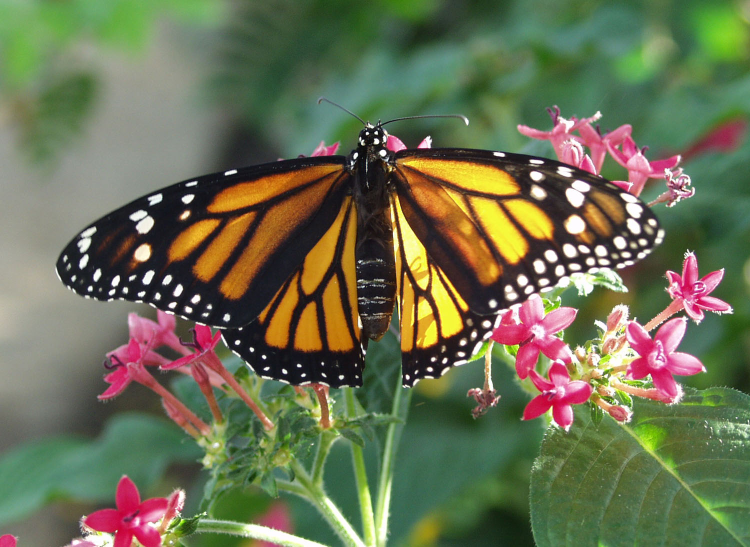
#> input picture data/leedsbutterfly/images/0010033.png, 1500 x 1094 px, found by its file name (shown at 1/2 size); its folder holds 4 pictures in this run
$ python main.py
#> lines starting #> are read from the running program, lines starting #| are printed output that depends on the picture
### src/tablecreation/bovw.py
from os import listdir, getcwd, makedirs
from os.path import isfile, join, exists, dirname

import cv2
import numpy as np
import pandas as pd
from sklearn.cluster import MiniBatchKMeans as KMeans

def createbovwtable(imgdir=None, maskeddir=None, resultdir=None):
	'''
	Creates a .csv file with (1 + the number of features in the bag of visual words) columns.
	The first column contains the filename of the butterfly whence the persistence image derives;
	the second to the last indexth, the bag-of-visual-words features
	'''
#> called with resultdir = 'src/tablecreation/featuretables'

	if imgdir is None or maskeddir is None or resultdir is None:
		cwd = getcwd()
		imgdir = cwd + "/data/leedsbutterfly/images"
		maskeddir = cwd + "/processing/masked"
		resultdir = cwd + "/featuretables"

	if not exists(resultdir):
		makedirs(resultdir)

	resultfile = resultdir + "/bovw.csv"

	# defining feature extractor that we want to use
	extractor = cv2.xfeatures2d.SIFT_create()

	def features(image, extractor):
		keypoints, descriptors = extractor.detectAndCompute(image, None)
		return keypoints, descriptors

	def build_histogram(descriptor_list, cluster_alg):
		histogram = np.zeros(len(cluster_alg.cluster_centers_))
		cluster_result =  cluster_alg.predict(descriptor_list)
		for i in cluster_result:
			histogram[i] += 1.0
		return histogram

	butterflyfiles = ([f for f in listdir(imgdir) if 'png' in f])
	butterflyindices = [f[:-4] for f in butterflyfiles]

	preprocessed_image = []

	#get features and descriptors
	descriptor_list = list()
	i=0
	for butterflyindex in butterflyindices:
		i += 1
		print(f"Image {i}")
		image = cv2.imread(f"{maskeddir}/{butterflyindex}.png", cv2.IMREAD_GRAYSCALE)
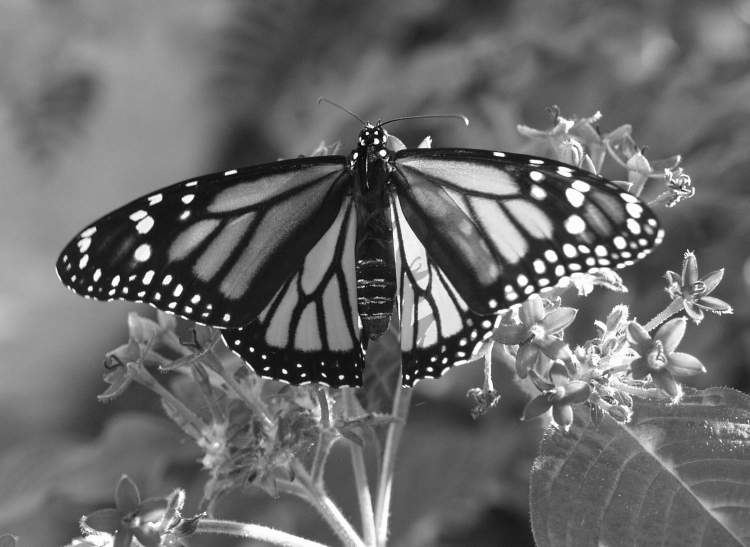
#> image: shape (1094, 1500) (shown at 1/2 size); min 0, max 255, mean 106.8
		keypoint, descriptor = features(image, extractor)
#> in features, `keypoints, descriptors = extractor.detectAndCompute(image, None)`: keypoints = 5144 keypoints; strongest (x, y, size): (734, 267, 4.1), (753, 283, 7.1), (528, 714, 5.4), (475, 685, 6.6)
#> keypoint has the same summary as keypoints in features
		#print(descriptor.shape)
		for d in descriptor:
			descriptor_list.append(d)
#> after the loop, descriptor_list = 5144 items
#> pass 2 of the loop in createbovwtable, `for butterflyindex in butterflyindices:`:
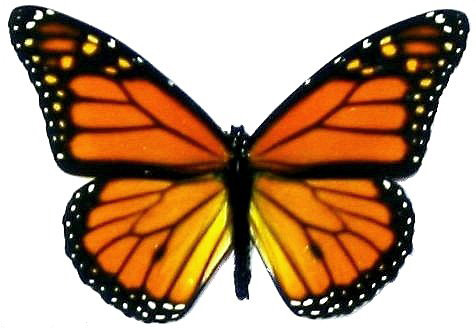
#> input picture data/leedsbutterfly/images/0010037.png, 476 x 329 px, found by its file name
#> in createbovwtable, `image = cv2.imread(f"{maskeddir}/{butterflyindex}.png", cv2.IMREAD_GRA..`:
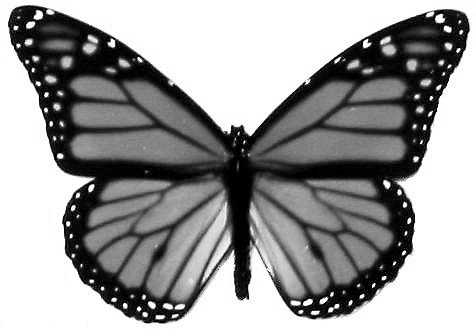
#> image: shape (329, 476); min 0, max 255, mean 154.5
#> keypoints = 710 keypoints; strongest (x, y, size): (405, 205, 3.1), (125, 306, 3.3), (362, 296, 2.9), (46, 95, 3.1)
#> in createbovwtable, `keypoint, descriptor = features(image, extractor)`: keypoint has the same summary as keypoints in features
#> after the loop in createbovwtable, `for d in descriptor:`: descriptor_list = 5854 items
#> pass 3 of the loop in createbovwtable, `for butterflyindex in butterflyindices:`:
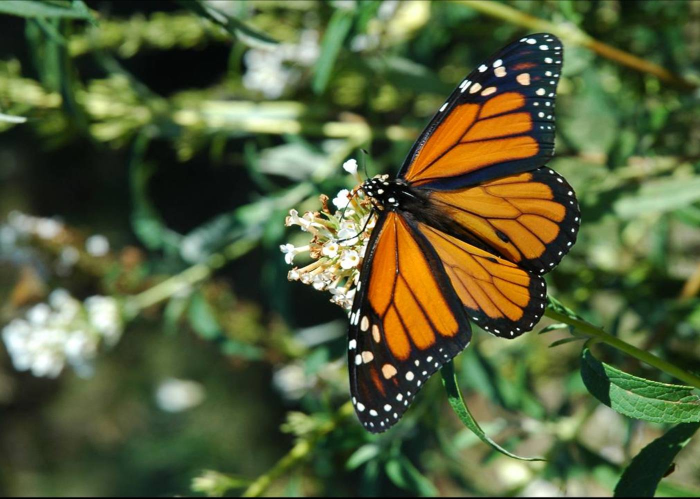
#> input picture data/leedsbutterfly/images/0010046.png, 1400 x 997 px, found by its file name (shown at 1/2 size)
#> in createbovwtable, `image = cv2.imread(f"{maskeddir}/{butterflyindex}.png", cv2.IMREAD_GRA..`:
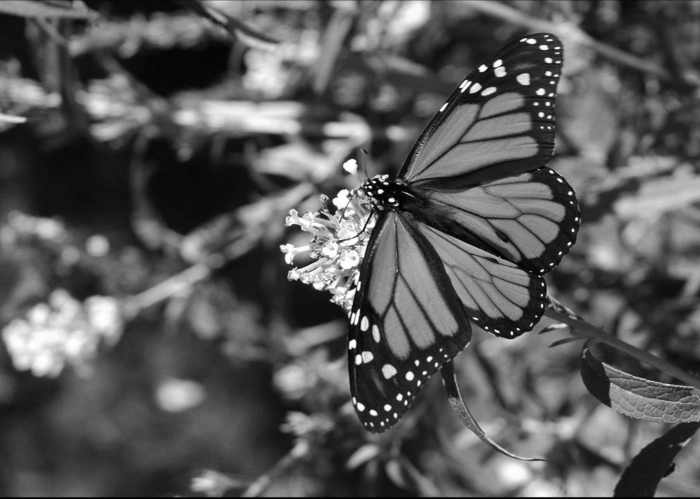
#> image: shape (997, 1400) (shown at 1/2 size); min 0, max 255, mean 89.3
#> keypoints = 3273 keypoints; strongest (x, y, size): (761, 383, 6.5), (705, 688, 10.5), (740, 374, 3.9), (783, 400, 6.5)
#> in createbovwtable, `keypoint, descriptor = features(image, extractor)`: keypoint has the same summary as keypoints in features
#> after the loop in createbovwtable, `for d in descriptor:`: descriptor_list = 9127 items
#> the loop made 4 passes; the first 3 are shown

	print("Performing clustering...")
	kmeans = KMeans(n_clusters = 400)
	kmeans.fit(descriptor_list)

	i=0
	for butterflyindex in butterflyindices:
		i += 1
		print(f"Image {i}")
		image = cv2.imread(f"{maskeddir}/{butterflyindex}.png", cv2.IMREAD_GRAYSCALE)
		keypoint, descriptor = features(image, extractor)
#> in features (call 5), `keypoints, descriptors = extractor.detectAndCompute(image, None)`: keypoints = 5144 keypoints; strongest (x, y, size): (734, 267, 4.1), (753, 283, 7.1), (528, 714, 5.4), (475, 685, 6.6)
#> keypoint has the same summary as keypoints in features
		if (descriptor is not None):
			histogram = build_histogram(descriptor, kmeans)
			preprocessed_image.append(histogram)

	clustercount = range(len(preprocessed_image[0]))
	wordlabels = [f"Word Cluster Number {i}" for i in clustercount]
	wordcounts = np.array(preprocessed_image)
	df = pd.DataFrame(wordcounts, columns = wordlabels)
	df.insert(0, "Butterfly File", butterflyfiles)
	df.to_csv(resultfile, index=False)

# [2 lines that do not run on import are left out]

### src/tablecreation/classifications.py
from os import getcwd, makedirs, listdir
from os.path import exists

import pandas as pd

def createclassificationtable(imgdir=None, resultdir=None):
	'''
	Creates a .csv file with two columns: one for the butterfly image filenames; the other, for their targets (category of butterfly)
	'''
	if imgdir is None or resultdir is None:
		#Get the directories for the butterfly images and for that for which to output the .csv file
		cwd = getcwd()
		imgdir = cwd + "/data/leedsbutterfly/images"
		resultdir = cwd + "/featuretables"

	if not exists(resultdir):
		makedirs(resultdir)

	resultfile = f"{resultdir}/classification.csv"

	butterflyindices = [f for f in listdir(imgdir) if 'png' in f]

	#Make a pandas dataframe with the two columns' information and output it to a file
	classificationrows = [ [index, int(index[0:3])] for index in butterflyindices]
	df = pd.DataFrame(classificationrows, columns = ['Butterfly File', 'Category'])
	df.to_csv(resultfile, index=False)

# [2 lines that do not run on import are left out]

### src/tablecreation/main.py
from os import getcwd
from time import sleep

from classifications import createclassificationtable
from bovw import createbovwtable
from persims import createpersimtable

def maketables():
	cwd = getcwd()
	imgdir = cwd + "/data/leedsbutterfly/images"
	maskeddir = cwd + "/processing/maskedcropped"
	resultdir = cwd + "/featuretables"
	persimdir = cwd + "/processing/persims"

	print("Creating classification table")
	createclassificationtable(imgdir=imgdir, resultdir=resultdir)

	print("Creating bag-of-visual-words feature table")
	createbovwtable(imgdir=imgdir, maskeddir=maskeddir, resultdir=resultdir)

	print("Creating persistence image feature table")
	createpersimtable(imgdir=imgdir, persimdir=persimdir, resultdir=resultdir)

if __name__ == '__main__':
#> (the run stopped early here; a loop or call above may not have finished)
